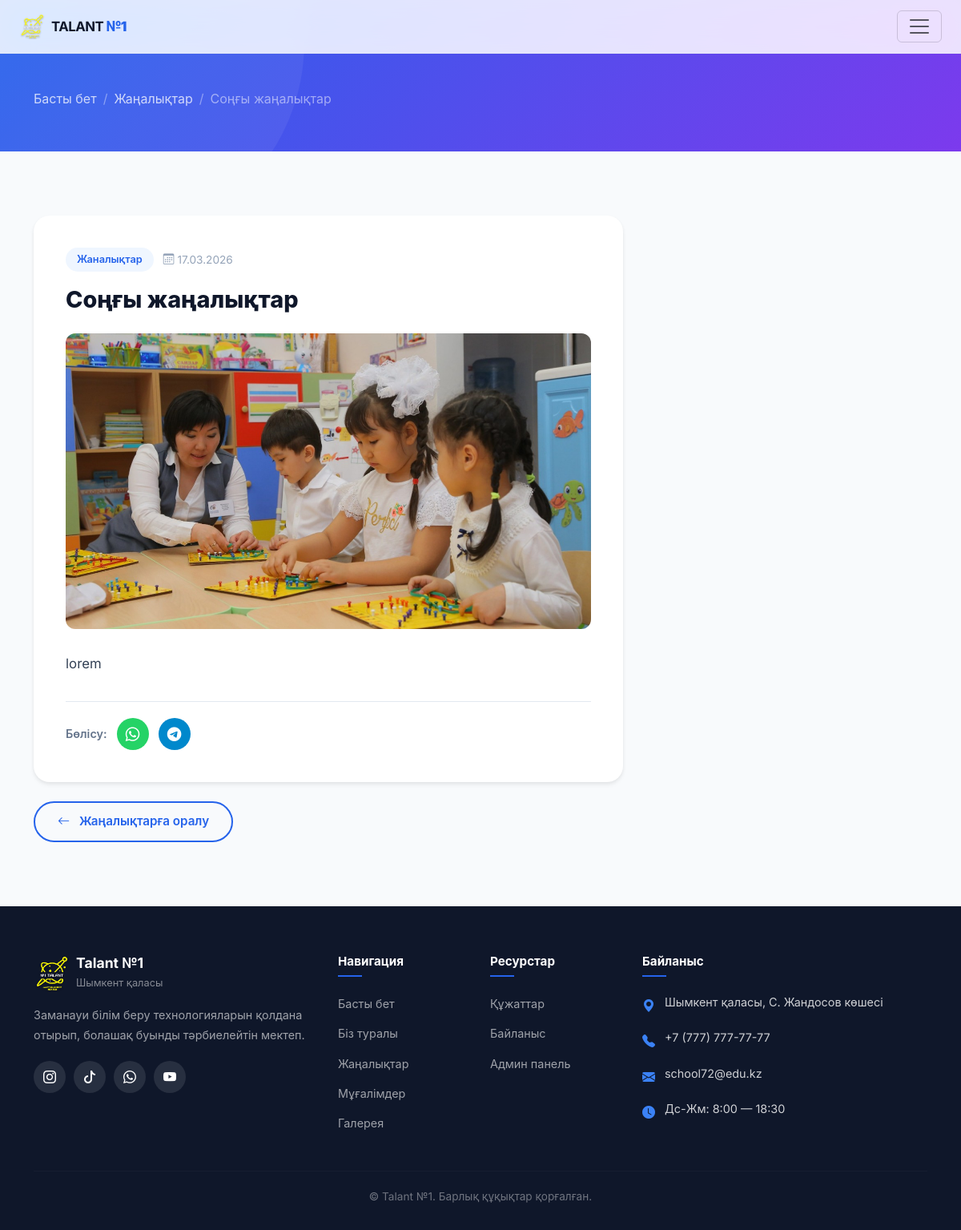
The app's page /news/soy-zhaalytar/ with its own data.
### app/models.py (models this page shows, shortened)
class News(models.Model):
    title = models.CharField('Тақырыбы', max_length=255)
    slug = models.SlugField('URL', max_length=270, unique=True, blank=True)
    text = models.TextField('Мәтіні')
    image = models.ImageField('Сурет', upload_to='news/', blank=True, null=True)
    category = models.ForeignKey(
        NewsCategory, on_delete=models.SET_NULL,
        null=True, blank=True, verbose_name='Санаты',
        related_name='news'
    )
    is_published = models.BooleanField('Жарияланған', default=True)
    created_at = models.DateTimeField('Құрылған уақыты', auto_now_add=True)
    updated_at = models.DateTimeField('Жаңартылған уақыты', auto_now=True)
    class Meta:
        verbose_name = 'Жаңалық'
        verbose_name_plural = 'Жаңалықтар'
        ordering = ['-created_at']

class NewsCategory(models.Model):
    name = models.CharField('Атауы', max_length=100)
    slug = models.SlugField('URL', max_length=120, unique=True, blank=True)
    class Meta:
        verbose_name = 'Жаңалық санаты'
        verbose_name_plural = 'Жаңалық санаттары'
        ordering = ['name']

### app/views.py (the view)
# urls.py: path('news/<slug:slug>/', views.news_detail, name='news_detail'),
def news_detail(request, slug):
    news_item = get_object_or_404(News, slug=slug, is_published=True)
    related_news = News.objects.filter(
        is_published=True, category=news_item.category
    ).exclude(pk=news_item.pk)[:3]
    context = {
        'news': news_item,
        'related_news': related_news,
    }
    return render(request, 'news_detail.html', context)

### app/context_processors.py (called while the page is built)
def clubs_processor(request):
    try:
        return {
            'nav_clubs': Club.objects.all().order_by('order', 'name')
        }
    except:
        return {'nav_clubs': []}

### app/templates/news_detail.html (shortened to what this page needs)
{% extends 'base.html' %}
{% load static %}
{% block content %}
<section class="page-header page-header-sm">
  <div class="container">
    <nav aria-label="breadcrumb" data-aos="fade-down">
      <ol class="breadcrumb">
        <li class="breadcrumb-item"><a href="{% url 'app:index' %}">Басты бет</a></li>
        <li class="breadcrumb-item"><a href="{% url 'app:news_list' %}">Жаңалықтар</a></li>
        <li class="breadcrumb-item active">{{ news.title|truncatewords:5 }}</li>
      </ol>
    </nav>
  </div>
</section>
<section class="section-padding">
  <div class="container">
    <div class="row justify-content-center">
      <div class="col-lg-8">
        <article class="news-detail" data-aos="fade-up">
          <div class="news-detail-meta">
            {% if news.category %}
            <span class="news-detail-category">{{ news.category.name }}</span>
            {% endif %}
            <span class="news-detail-date">
              <i class="bi bi-calendar3 me-1"></i>{{ news.created_at|date:"d.m.Y" }}
            </span>
          </div>
          <h1 class="news-detail-title">{{ news.title }}</h1>
          {% if news.image %}
          <div class="news-detail-image">
            <img src="{{ news.image.url }}" alt="{{ news.title }}">
          </div>
          {% endif %}
          <div class="news-detail-content">
            {{ news.text|linebreaks }}
          </div>
          <div class="news-share">
            <span class="share-label">Бөлісу:</span>
            <a href="https://wa.me/?text={{ request.build_absolute_uri }}" target="_blank" class="share-btn whatsapp">
              <i class="bi bi-whatsapp"></i>
            </a>
            <a href="https://t.me/share/url?url={{ request.build_absolute_uri }}" target="_blank"
              class="share-btn telegram">
              <i class="bi bi-telegram"></i>
            </a>
          </div>
        </article>
        <div class="mt-4" data-aos="fade-up">
          <a href="{% url 'app:news_list' %}" class="btn btn-outline-custom">
            <i class="bi bi-arrow-left me-2"></i> Жаңалықтарға оралу
          </a>
        </div>
      </div>
      <div class="col-lg-4">
      </div>
    </div>
  </div>
</section>
{% endblock %}

### app/static/css/style.css (style rules this page uses)
:root { --primary: #2563eb; --primary-dark: #1d4ed8; --primary-light: #3b82f6; --primary-bg: #eff6ff; --accent: #f59e0b; --accent-dark: #d97706; --dark: #0f172a; --dark-soft: #1e293b; --text: #334155; --text-light: #64748b; --text-muted: #94a3b8; --border: #e2e8f0; --bg: #f8fafc; --white: #ffffff; --gradient: linear-gradient(135deg, #2563eb 0%, #7c3aed 100%); --gradient-warm: linear-gradient(135deg, #f59e0b 0%, #ef4444 100%); --shadow-sm: 0 1px 3px rgba(0, 0, 0, .06), 0 1px 2px rgba(0, 0, 0, .04); --shadow: 0 4px 6px rgba(0, 0, 0, .04), 0 2px 4px rgba(0, 0, 0, .06); --shadow-md: 0 10px 25px rgba(0, 0, 0, .08); --shadow-lg: 0 20px 50px rgba(0, 0, 0, .12); --shadow-primary: 0 10px 30px rgba(37, 99, 235, .25); --radius: 12px; --radius-lg: 20px; --radius-full: 50px; --transition: all .3s cubic-bezier(.4, 0, .2, 1); }
*, *::before, *::after { margin: 0; padding: 0; box-sizing: border-box; }
html { scroll-behavior: smooth; scroll-padding-top: 80px; }
body { font-family: 'Inter', -apple-system, BlinkMacSystemFont, sans-serif; color: var(--text); background: var(--bg); line-height: 1.7; -webkit-font-smoothing: antialiased; overflow-x: hidden; }
img { max-width: 100%; height: auto; }
a { text-decoration: none; color: var(--primary); transition: var(--transition); }
.section-padding { padding: 80px 0; }
.btn-outline-custom { border: 2px solid var(--primary); color: var(--primary); border-radius: var(--radius-full); padding: 12px 28px; font-weight: 600; font-size: .95rem; background: transparent; transition: var(--transition); }
.page-header { background: var(--gradient); padding: 130px 0 60px; color: var(--white); position: relative; overflow: hidden; }
.page-header::before { content: ''; position: absolute; bottom: -60%; left: -10%; width: 500px; height: 500px; background: rgba(255, 255, 255, .06); border-radius: 50%; }
.page-header-sm { padding: 110px 0 40px; }
.page-header .breadcrumb { background: none; padding: 0; margin-bottom: 12px; }
.page-header .breadcrumb-item a { color: rgba(255, 255, 255, .75); }
.page-header .breadcrumb-item.active { color: rgba(255, 255, 255, .5); }
.page-header .breadcrumb-item+.breadcrumb-item::before { color: rgba(255, 255, 255, .4); }
.news-detail { background: var(--white); border-radius: var(--radius-lg); padding: 40px; box-shadow: var(--shadow); }
.news-detail-meta { display: flex; flex-wrap: wrap; gap: 12px; margin-bottom: 16px; }
.news-detail-category { background: var(--primary-bg); color: var(--primary); padding: 4px 14px; border-radius: var(--radius-full); font-size: .8rem; font-weight: 600; }
.news-detail-date { color: var(--text-muted); font-size: .85rem; display: flex; align-items: center; }
.news-detail-title { font-size: 1.8rem; font-weight: 800; color: var(--dark); line-height: 1.3; margin-bottom: 24px; }
.news-detail-image { margin-bottom: 28px; border-radius: var(--radius); overflow: hidden; }
.news-detail-image img { width: 100%; height: auto; }
.news-detail-content { font-size: 1.05rem; line-height: 1.9; color: var(--text); }
.news-share { margin-top: 30px; padding-top: 20px; border-top: 1px solid var(--border); display: flex; align-items: center; gap: 12px; }
.share-label { font-weight: 600; color: var(--text-light); font-size: .9rem; }
.share-btn { width: 40px; height: 40px; border-radius: 50%; display: inline-flex; align-items: center; justify-content: center; color: var(--white); font-size: 1.1rem; transition: var(--transition); }
.share-btn.whatsapp { background: #25d366; }
.share-btn.telegram { background: #0088cc; }

### records on screen
News: title "Соңғы жаңалықтар", category.name "Жаналықтар", created_at "17.03.2026", image (picture), text "lorem"
